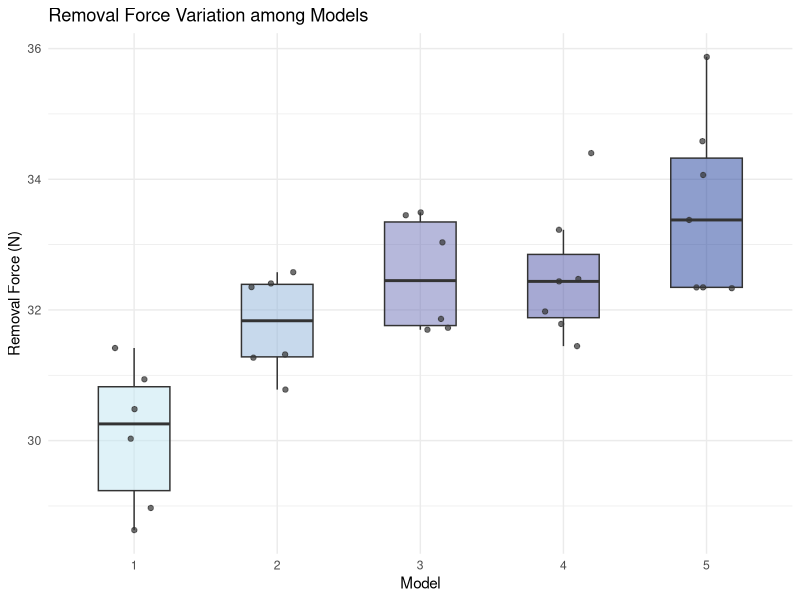
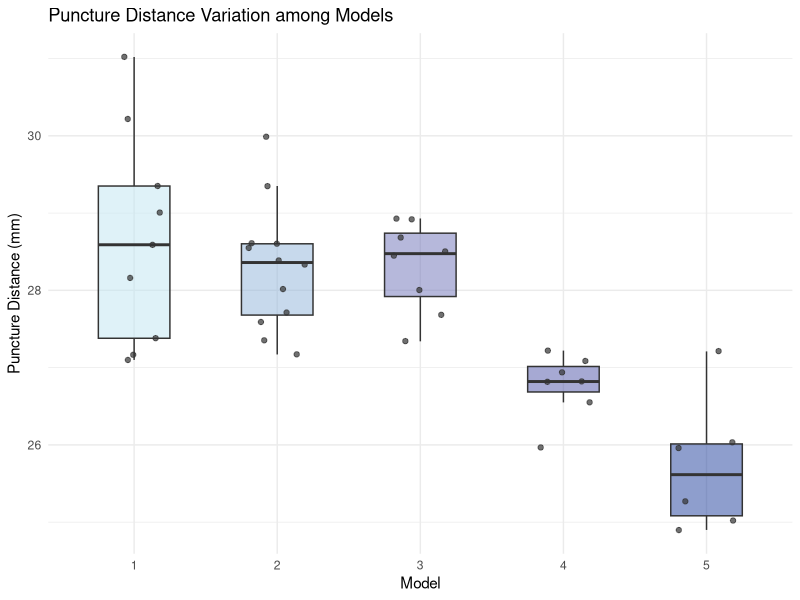
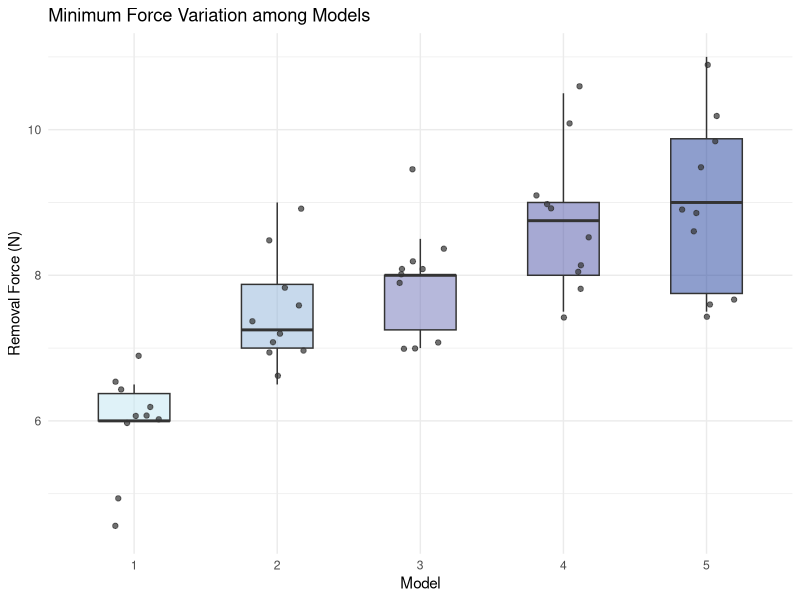
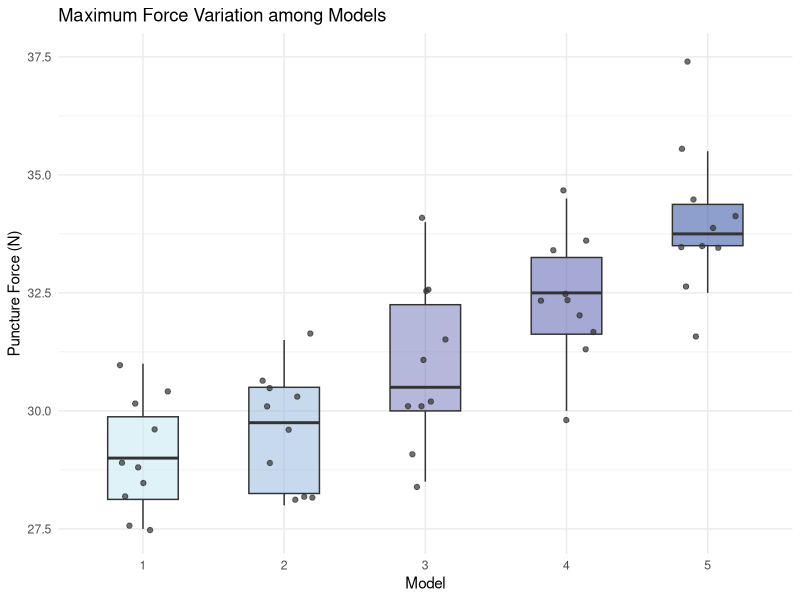

R code for these plots, in order:
##############################################################################
## Code for "Stingray Spine Diversity Reflects Performance Trade-Offs 
## Linked to Puncture and Breakability"
## Author: Emily Poulin
##############################################################################

##############################################################################
## OPEN PACKAGES
##############################################################################
# Load required R packages for data analysis and visualization of physical 
# model puncture and removal performance.
##############################################################################
library(ggplot2)

################################################################################
## PERFORMANCE ANALYSES (PUNCTURE & REMOVAL)
################################################################################
# Analyze puncture and removal performance across physical spine models.
# Steps:
# - Read in dynamic and quasi-static puncture and removal data
# - Visualize performance across models
# - Perform ANOVA to test for differences among models
# - Run Tukey HSD post-hoc tests
# - Save ANOVA summaries (txt) and Tukey results (csv)
################################################################################

################################################################################
## DYNAMIC
################################################################################

# Set seed 
set.seed(123)

# Read data
dyn_removal_data <- read.csv(file = "DynamicRemoval.csv", header = TRUE)

# Make Model a factor
dyn_removal_data$Model <- factor(dyn_removal_data$Model, levels = 1:5)

# Plot
dyn_removal_plot <- ggplot(dyn_removal_data, aes(x = Model, y = Removal_Force, fill = Model)) +
  geom_boxplot(alpha = 0.5, width = 0.5, outlier.shape = NA) +
  geom_jitter(width = 0.2, alpha = 0.7, color = "grey20") +
  labs(x = "Model", y = "Removal Force (N)", fill = "Model") +
  ggtitle("Removal Force Variation among Models") +
  theme_minimal() +
  theme(legend.position = "none") +
  scale_fill_manual(values = c("#BFE6F2", "#8FB3D9", "#6E73B8", "#4E55A8", "#1F3F9B"))
plot(dyn_removal_plot)

# ANOVA
dyn_removal_aov <- aov(Removal_Force ~ Model, data = dyn_removal_data)
sink("Dynamic_Removal_Force_ANOVA_summary.txt")
summary(dyn_removal_aov)
sink()

# Tukey HSD
dyn_removal_tukey <- TukeyHSD(dyn_removal_aov)

# Format Tukey results
dyn_removal_tukey_df <- as.data.frame(dyn_removal_tukey$Model)
dyn_removal_tukey_df$Comparison <- rownames(dyn_removal_tukey_df)
dyn_removal_tukey_df <- dyn_removal_tukey_df[, c("Comparison", "diff", "lwr", "upr", "p adj")]
colnames(dyn_removal_tukey_df) <- c("Comparison", "Difference", "Lower_CI", "Upper_CI", "P_value")
write.csv(dyn_removal_tukey_df,
          file = "Dynamic_Removal_Force_TukeyHSD.csv",
          row.names = FALSE)

# Read data
dyn_puncture_data <- read.csv(file = "DynamicPuncture.csv", header = TRUE)

# Make Model a factor
dyn_puncture_data$Model <- factor(dyn_puncture_data$Model, levels = 1:5)

# Plot
dyn_puncture_plot <- ggplot(dyn_puncture_data,
                            aes(x = Model, y = Puncture_Distance, fill = Model)) +
  geom_boxplot(alpha = 0.5, width = 0.5, outlier.shape = NA) +
  geom_jitter(width = 0.2, alpha = 0.7, color = "grey20") +
  labs(x = "Model", y = "Puncture Distance (mm)", fill = "Model") +
  ggtitle("Puncture Distance Variation among Models") +
  theme_minimal() +
  theme(legend.position = "none") +
  scale_fill_manual(values = c("#BFE6F2", "#8FB3D9", "#6E73B8", "#4E55A8", "#1F3F9B"))
plot(dyn_puncture_plot)

# ANOVA
dyn_puncture_aov <- aov(Puncture_Distance ~ Model, data = dyn_puncture_data)
sink("Dynamic_Puncture_ANOVA_summary.txt")
summary(dyn_puncture_aov)
sink()

# Tukey HSD
dyn_puncture_tukey <- TukeyHSD(dyn_puncture_aov)

# Format Tukey results
dyn_puncture_tukey_df <- as.data.frame(dyn_puncture_tukey$Model)
dyn_puncture_tukey_df$Comparison <- rownames(dyn_puncture_tukey_df)
dyn_puncture_tukey_df <- dyn_puncture_tukey_df[, c("Comparison", "diff", "lwr", "upr", "p adj")]
colnames(dyn_puncture_tukey_df) <- c("Comparison", "Difference", "Lower_CI", "Upper_CI", "P_value")
write.csv(dyn_puncture_tukey_df,
          file = "Dynamic_Puncture_TukeyHSD.csv",
          row.names = FALSE)

################################################################################
## QUASI-STATIC
################################################################################

slow_removal_data <- read.csv("SlowRemoval.csv", header = TRUE)

# Make Model a factor
slow_removal_data$Model <- factor(slow_removal_data$Model, levels = 1:5)

shapiro.test(slow_removal_data$Min_Force)

# Make all forces positive
slow_removal_data$Min_Force <- abs(slow_removal_data$Min_Force)

slow_removal_plot <- ggplot(slow_removal_data,
                            aes(x = Model, y = Min_Force, fill = Model)) +
  geom_boxplot(alpha = 0.5, width = 0.5, outlier.shape = NA) +
  geom_jitter(width = 0.2, alpha = 0.7, color = "grey20") +
  labs(x = "Model", y = "Removal Force (N)", fill = "Model") +
  ggtitle("Minimum Force Variation among Models") +
  theme_minimal() +
  theme(legend.position = "none") +
  scale_fill_manual(values = c("#BFE6F2", "#8FB3D9", "#6E73B8", "#4E55A8", "#1F3F9B"))
plot(slow_removal_plot)

# ANOVA
slow_removal_aov <- aov(Min_Force ~ Model, data = slow_removal_data)
sink("Slow_Removal_ANOVA_summary.txt")
summary(slow_removal_aov)
sink()

# Tukey HSD
slow_removal_tukey <- TukeyHSD(slow_removal_aov)

# Format Tukey results
slow_removal_tukey_df <- as.data.frame(slow_removal_tukey$Model)
slow_removal_tukey_df$Comparison <- rownames(slow_removal_tukey_df)
slow_removal_tukey_df <- slow_removal_tukey_df[, c("Comparison", "diff", "lwr", "upr", "p adj")]
colnames(slow_removal_tukey_df) <- c("Comparison", "Difference", "Lower_CI", "Upper_CI", "P_value")
write.csv(slow_removal_tukey_df,
          file = "Slow_Removal_TukeyHSD.csv",
          row.names = FALSE)

# Read data
slow_puncture_data <- read.csv(file = "SlowPuncture.csv", header = TRUE)

# Make Model a factor
slow_puncture_data$Model <- factor(slow_puncture_data$Model, levels = 1:5)

shapiro.test(slow_puncture_data$Max_Force)

# Plot
slow_puncture_plot <- ggplot(slow_puncture_data,
                             aes(x = Model, y = Max_Force, fill = Model)) +
  geom_boxplot(alpha = 0.5, width = 0.5, outlier.shape = NA) +
  geom_jitter(width = 0.2, alpha = 0.7, color = "grey20") +
  labs(x = "Model", y = "Puncture Force (N)", fill = "Model") +
  ggtitle("Maximum Force Variation among Models") +
  theme_minimal() +
  theme(legend.position = "none") +
  scale_fill_manual(values = c("#BFE6F2", "#8FB3D9", "#6E73B8", "#4E55A8", "#1F3F9B"))
plot(slow_puncture_plot)

# ANOVA
slow_puncture_aov <- aov(Max_Force ~ Model, data = slow_puncture_data)
sink("Slow_Puncture_ANOVA_summary.txt")
summary(slow_puncture_aov)
sink()

# Tukey HSD
slow_puncture_tukey <- TukeyHSD(slow_puncture_aov)

# Format Tukey results
slow_puncture_tukey_df <- as.data.frame(slow_puncture_tukey$Model)
slow_puncture_tukey_df$Comparison <- rownames(slow_puncture_tukey_df)
slow_puncture_tukey_df <- slow_puncture_tukey_df[, c("Comparison", "diff", "lwr", "upr", "p adj")]
colnames(slow_puncture_tukey_df) <- c("Comparison", "Difference", "Lower_CI", "Upper_CI", "P_value")
write.csv(slow_puncture_tukey_df,
          file = "Slow_Puncture_TukeyHSD.csv",
          row.names = FALSE)

sessionInfo()
